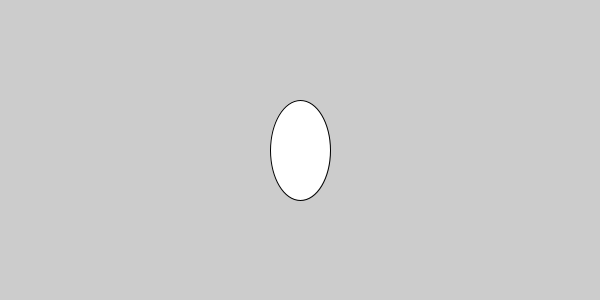
Frame 1 (no input)
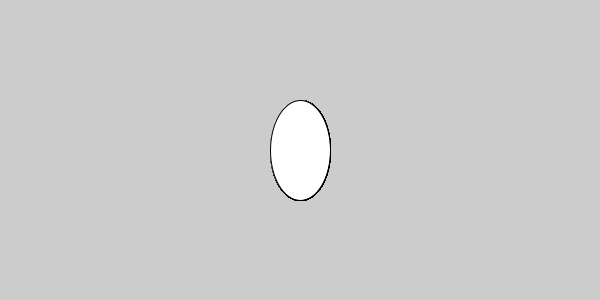
Frame 60 (the mouse pressed at the canvas centre just before this capture)
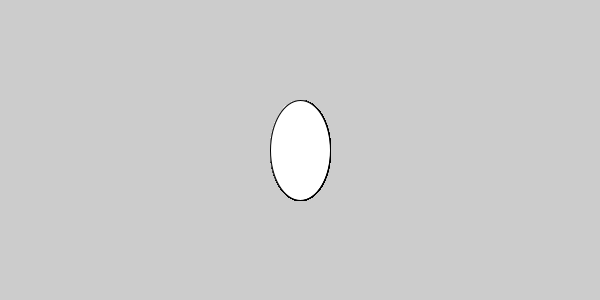
Frame 120 (the mouse held since frame 60 and released just before this capture)

The Processing sketch that drew these frames (run headless with seeded random() and noise(); from frame 60 on, the mouse is pressed at the canvas centre):

// Processing sketch: sketch_ellipse2
// ── sketch_ellipse2.pde
void setup() {
  size(600,300);
};

void draw() {
  ellipseMode(CENTER);
  ellipse(300,150,60,100);
};
